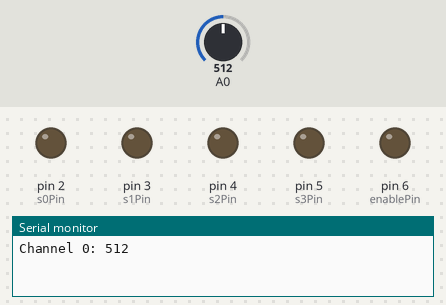
Simulated run of this sketch. Board: Arduino Uno, built with avr-gcc and run on an emulated ATmega328P. Shown: output pins drawn as LEDs (lit = HIGH), the last lines printed to the serial monitor. The test bench sets the inputs (shaded band); at power-on: A0 = 512.

Above: at 0.5 s.
At 2.5 s:
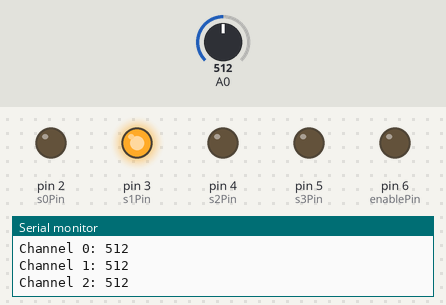
At 4.5 s:
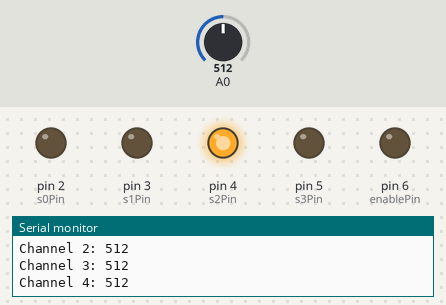
At 9.5 s:
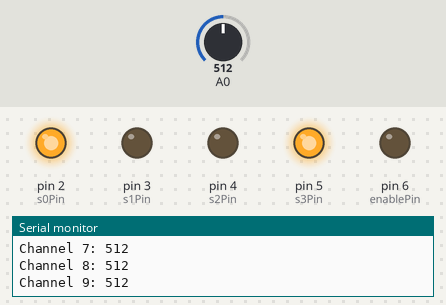
At 14.5 s:
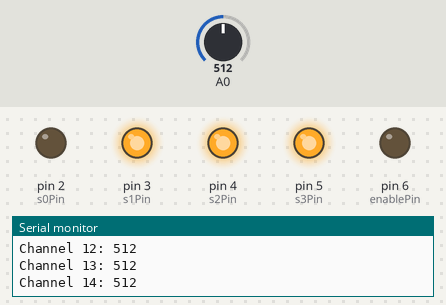
At 19.5 s:
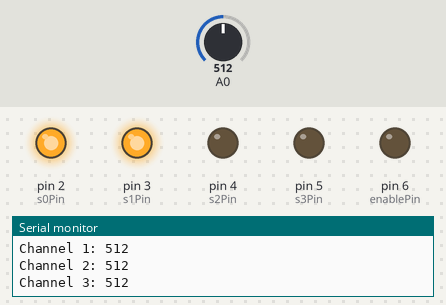
Timing chart, 0 to 20.8 s (numbered marks = the images above):
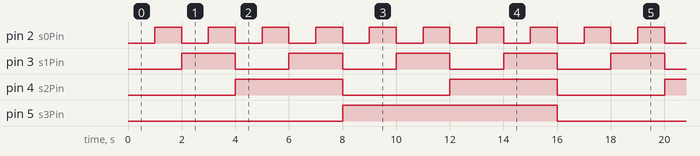

Measured:
- by itself, pin 2 (s0Pin): alternates HIGH for 1.0 s and LOW for 1.0 s
- by itself, pin 3 (s1Pin): alternates HIGH for 2.0 s and LOW for 2.0 s
- by itself, pin 4 (s2Pin): alternates HIGH for 4.0 s and LOW for 4.0 s
- by itself, pin 5 (s3Pin): alternates HIGH for 8.0 s and LOW for 8.0 s

The sketch:

sensor_multiplexer.ino
```cpp
// Define the control pins for the multiplexer
const int s0Pin = 2;
const int s1Pin = 3;
const int s2Pin = 4;
const int s3Pin = 5;

// Define the enable pin for the multiplexer
const int enablePin = 6;

void setup() {
  // Initialize multiplexer control pins as OUTPUT
  pinMode(s0Pin, OUTPUT);
  pinMode(s1Pin, OUTPUT);
  pinMode(s2Pin, OUTPUT);
  pinMode(s3Pin, OUTPUT);

  // Initialize enable pin as OUTPUT
  pinMode(enablePin, OUTPUT);

  // Enable the multiplexer
  digitalWrite(enablePin, LOW);

  // Begin serial communication
  Serial.begin(9600);
}

void loop() {
  // Loop through all 16 channels of the multiplexer
  for (int channel = 0; channel < 16; channel++) {
    // Select the channel using binary values on control pins
    digitalWrite(s0Pin, bitRead(channel, 0));
    digitalWrite(s1Pin, bitRead(channel, 1));
    digitalWrite(s2Pin, bitRead(channel, 2));
    digitalWrite(s3Pin, bitRead(channel, 3));

    // Read the analog value from the selected channel
    int sensorValue = analogRead(A0); // Change A0 to the appropriate analog pin

    // Print the sensor value to the serial monitor
    Serial.print("Channel ");
    Serial.print(channel);
    Serial.print(": ");
    Serial.println(sensorValue);

    // You can add your logic or processing here based on the sensorValue

    delay(1000); // Delay for 1 second before switching to the next channel
  }
}
```
